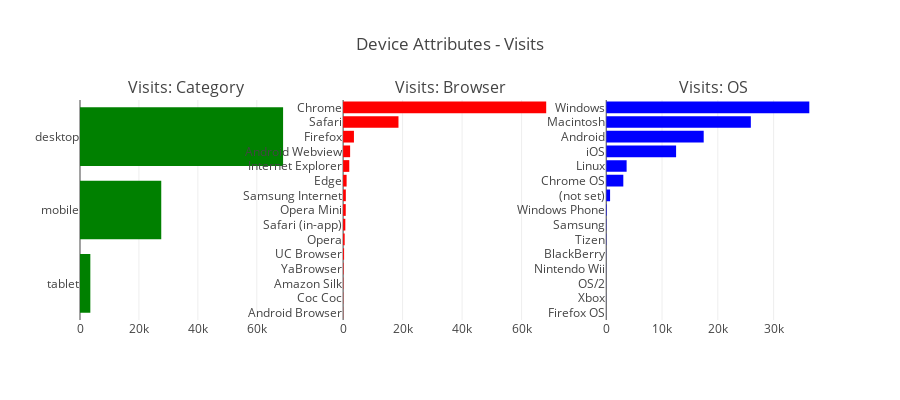

The notebook cell saved with this chart:
### Code cell
# device attributes plot - visists
device_cols = ["device_browser", "device_deviceCategory", "device_operatingSystem"]

colors = ["red", "green", "blue"]
traces = []
for i, col in enumerate(device_cols):
    t = train_df[col].value_counts()
    traces.append(go.Bar(marker=dict(color=colors[i]),orientation="h", y = t.index[:15][::-1], x = t.values[:15][::-1]))

fig = tools.make_subplots(rows=1, cols=3, subplot_titles=["Visits: Category", "Visits: Browser","Visits: OS"], print_grid=False)
fig.append_trace(traces[1], 1, 1)
fig.append_trace(traces[0], 1, 2)
fig.append_trace(traces[2], 1, 3)

fig['layout'].update(height=400, showlegend=False, title="Device Attributes - Visits")
py.iplot(fig)

### Figure 1 — Plotly figure (JSON) as saved in the notebook; plotly's stock layout.template omitted (floating-point values rounded to 4 significant figures)
{"data": [{"marker": {"color": "green"}, "orientation": "h", "type": "bar", "uid": "1fe9a73e-f7c1-4ccb-8189-9eaf13fbfd3d", "x": [3506, 27574, 68920], "xaxis": "x", "y": ["tablet", "mobile", "desktop"], "yaxis": "y"}, {"marker": {"color": "red"}, "orientation": "h", "type": "bar", "uid": "ba6ffb38-5ff1-4280-98a4-f75e91578bfd", "x": [49, 66, 97, 153, 328, 521, 744, 884, 914, 1176, 2070, 2357, 3641, 18609, 68272], "xaxis": "x2", "y": ["Android Browser", "Coc Coc", "Amazon Silk", "YaBrowser", "UC Browser", "Opera", "Safari (in-app)", "Opera Mini", "Samsung Internet", "Edge", "Internet Explorer", "Android Webview", "Firefox", "Safari", "Chrome"], "yaxis": "y2"}, {"marker": {"color": "blue"}, "orientation": "h", "type": "bar", "uid": "be7be672-6083-48ad-980b-7ed37bb6a09d", "x": [6, 11, 11, 13, 20, 48, 60, 114, 692, 3063, 3655, 12522, 17470, 25917, 36395], "xaxis": "x3", "y": ["Firefox OS", "Xbox", "OS/2", "Nintendo Wii", "BlackBerry", "Tizen", "Samsung", "Windows Phone", "(not set)", "Chrome OS", "Linux", "iOS", "Android", "Macintosh", "Windows"], "yaxis": "y3"}], "layout": {"annotations": [{"font": {"size": 16}, "showarrow": false, "text": "Visits: Category", "x": 0.1444, "xanchor": "center", "xref": "paper", "y": 1, "yanchor": "bottom", "yref": "paper"}, {"font": {"size": 16}, "showarrow": false, "text": "Visits: Browser", "x": 0.5, "xanchor": "center", "xref": "paper", "y": 1, "yanchor": "bottom", "yref": "paper"}, {"font": {"size": 16}, "showarrow": false, "text": "Visits: OS", "x": 0.8556, "xanchor": "center", "xref": "paper", "y": 1, "yanchor": "bottom", "yref": "paper"}], "height": 400, "showlegend": false, "title": {"text": "Device Attributes - Visits"}, "xaxis": {"anchor": "y", "domain": [0, 0.2889]}, "xaxis2": {"anchor": "y2", "domain": [0.3556, 0.6444]}, "xaxis3": {"anchor": "y3", "domain": [0.7111, 1]}, "yaxis": {"anchor": "x", "domain": [0, 1]}, "yaxis2": {"anchor": "x2", "domain": [0, 1]}, "yaxis3": {"anchor": "x3", "domain": [0, 1]}}}
